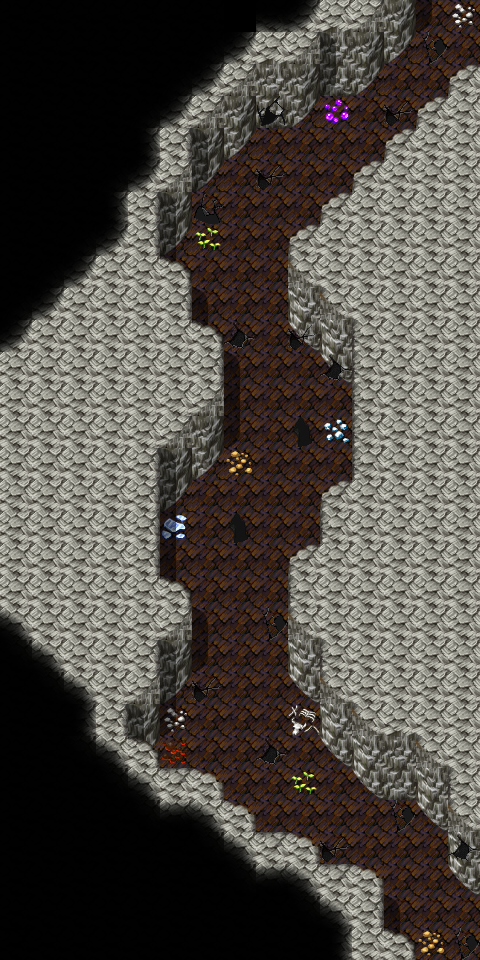

A level layout from a 2D game, rendered from its tile map. Below: a short description, then the map file with tile-grid data replaced by summaries:
An orthogonal 15x30 tile map with 32x32 px tiles, 4 tile layers (Ground, Objects, Above, Top), 11 hidden layers not drawn, 62 tilesets and 28 objects (11x replace, 10x script, 4x mapchange, 3x spawn).

<map version="1.5" tiledversion="1.7.2" orientation="orthogonal" renderorder="right-down" width="15" height="30" tilewidth="32" tileheight="32" infinite="0" nextlayerid="20" nextobjectid="88">
 <tileset firstgid="1" name="map_bed_1" tilewidth="32" tileheight="32" tilecount="128" columns="16">
  <image source="../drawable/map_bed_1.png" width="512" height="256" />
 </tileset>
 <tileset firstgid="129" name="map_border_1" tilewidth="32" tileheight="32" tilecount="128" columns="16">
  <image source="../drawable/map_border_1.png" width="512" height="256" />
 </tileset>
 <tileset firstgid="257" name="map_bridge_1" tilewidth="32" tileheight="32" tilecount="128" columns="16">
  <image source="../drawable/map_bridge_1.png" width="512" height="256" />
 </tileset>
 <tileset firstgid="385" name="map_bridge_2" tilewidth="32" tileheight="32" tilecount="128" columns="16">
  <image source="../drawable/map_bridge_2.png" width="512" height="256" />
 </tileset>
 <tileset firstgid="513" name="map_broken_1" tilewidth="32" tileheight="32" tilecount="128" columns="16">
  <image source="../drawable/map_broken_1.png" width="512" height="256" />
 </tileset>
 <tileset firstgid="641" name="map_cavewall_1" tilewidth="32" tileheight="32" tilecount="108" columns="18">
  <image source="../drawable/map_cavewall_1.png" width="576" height="192" />
 </tileset>
 <tileset firstgid="749" name="map_cavewall_2" tilewidth="32" tileheight="32" tilecount="108" columns="18">
  <image source="../drawable/map_cavewall_2.png" width="576" height="192" />
 </tileset>
 <tileset firstgid="857" name="map_cavewall_3" tilewidth="32" tileheight="32" tilecount="108" columns="18">
  <image source="../drawable/map_cavewall_3.png" width="576" height="192" />
 </tileset>
 <tileset firstgid="965" name="map_cavewall_4" tilewidth="32" tileheight="32" tilecount="108" columns="18">
  <image source="../drawable/map_cavewall_4.png" width="576" height="192" />
 </tileset>
 <tileset firstgid="1073" name="map_chair_table_1" tilewidth="32" tileheight="32" tilecount="128" columns="16">
  <image source="../drawable/map_chair_table_1.png" width="512" height="256" />
 </tileset>
 <tileset firstgid="1201" name="map_chair_table_2" tilewidth="32" tileheight="32" tilecount="128" columns="16">
  <image source="../drawable/map_chair_table_2.png" width="512" height="256" />
 </tileset>
 <tileset firstgid="1329" name="map_crate_1" tilewidth="32" tileheight="32" tilecount="128" columns="16">
  <image source="../drawable/map_crate_1.png" width="512" height="256" />
 </tileset>
 <tileset firstgid="1457" name="map_cupboard_1" tilewidth="32" tileheight="32" tilecount="128" columns="16">
  <image source="../drawable/map_cupboard_1.png" width="512" height="256" />
 </tileset>
 <tileset firstgid="1585" name="map_curtain_1" tilewidth="32" tileheight="32" tilecount="128" columns="16">
  <image source="../drawable/map_curtain_1.png" width="512" height="256" />
 </tileset>
 <tileset firstgid="1713" name="map_entrance_1" tilewidth="32" tileheight="32" tilecount="128" columns="16">
  <image source="../drawable/map_entrance_1.png" width="512" height="256" />
 </tileset>
 <tileset firstgid="1841" name="map_entrance_2" tilewidth="32" tileheight="32" tilecount="128" columns="16">
  <image source="../drawable/map_entrance_2.png" width="512" height="256" />
 </tileset>
 <tileset firstgid="1969" name="map_fence_1" tilewidth="32" tileheight="32" tilecount="128" columns="16">
  <image source="../drawable/map_fence_1.png" width="512" height="256" />
 </tileset>
 <tileset firstgid="2097" name="map_fence_2" tilewidth="32" tileheight="32" tilecount="128" columns="16">
  <image source="../drawable/map_fence_2.png" width="512" height="256" />
 </tileset>
 <tileset firstgid="2225" name="map_fence_3" tilewidth="32" tileheight="32" tilecount="128" columns="16">
  <image source="../drawable/map_fence_3.png" width="512" height="256" />
 </tileset>
 <tileset firstgid="2353" name="map_fence_4" tilewidth="32" tileheight="32" tilecount="128" columns="16">
  <image source="../drawable/map_fence_4.png" width="512" height="256" />
 </tileset>
 <tileset firstgid="2481" name="map_ground_1" tilewidth="32" tileheight="32" tilecount="128" columns="16">
  <image source="../drawable/map_ground_1.png" width="512" height="256" />
 </tileset>
 <tileset firstgid="2609" name="map_ground_2" tilewidth="32" tileheight="32" tilecount="128" columns="16">
  <image source="../drawable/map_ground_2.png" width="512" height="256" />
 </tileset>
 <tileset firstgid="2737" name="map_ground_3" tilewidth="32" tileheight="32" tilecount="128" columns="16">
  <image source="../drawable/map_ground_3.png" width="512" height="256" />
 </tileset>
 <tileset firstgid="2865" name="map_ground_4" tilewidth="32" tileheight="32" tilecount="128" columns="16">
  <image source="../drawable/map_ground_4.png" width="512" height="256" />
 </tileset>
 <tileset firstgid="2993" name="map_ground_5" tilewidth="32" tileheight="32" tilecount="128" columns="16">
  <image source="../drawable/map_ground_5.png" width="512" height="256" />
 </tileset>
 <tileset firstgid="3121" name="map_ground_6" tilewidth="32" tileheight="32" tilecount="128" columns="16">
  <image source="../drawable/map_ground_6.png" width="512" height="256" />
 </tileset>
 <tileset firstgid="3249" name="map_ground_7" tilewidth="32" tileheight="32" tilecount="128" columns="16">
  <image source="../drawable/map_ground_7.png" width="512" height="256" />
 </tileset>
 <tileset firstgid="3377" name="map_ground_8" tilewidth="32" tileheight="32" tilecount="128" columns="16">
  <image source="../drawable/map_ground_8.png" width="512" height="256" />
 </tileset>
 <tileset firstgid="3505" name="map_house_1" tilewidth="32" tileheight="32" tilecount="128" columns="16">
  <image source="../drawable/map_house_1.png" width="512" height="256" />
 </tileset>
 <tileset firstgid="3633" name="map_house_2" tilewidth="32" tileheight="32" tilecount="128" columns="16">
  <image source="../drawable/map_house_2.png" width="512" height="256" />
 </tileset>
 <tileset firstgid="3761" name="map_indoor_1" tilewidth="32" tileheight="32" tilecount="128" columns="16">
  <image source="../drawable/map_indoor_1.png" width="512" height="256" />
 </tileset>
 <tileset firstgid="3889" name="map_indoor_2" tilewidth="32" tileheight="32" tilecount="128" columns="16">
  <image source="../drawable/map_indoor_2.png" width="512" height="256" />
 </tileset>
 <tileset firstgid="4017" name="map_kitchen_1" tilewidth="32" tileheight="32" tilecount="128" columns="16">
  <image source="../drawable/map_kitchen_1.png" width="512" height="256" />
 </tileset>
 <tileset firstgid="4145" name="map_outdoor_1" tilewidth="32" tileheight="32" tilecount="128" columns="16">
  <image source="../drawable/map_outdoor_1.png" width="512" height="256" />
 </tileset>
 <tileset firstgid="4273" name="map_pillar_1" tilewidth="32" tileheight="32" tilecount="128" columns="16">
  <image source="../drawable/map_pillar_1.png" width="512" height="256" />
 </tileset>
 <tileset firstgid="4401" name="map_pillar_2" tilewidth="32" tileheight="32" tilecount="128" columns="16">
  <image source="../drawable/map_pillar_2.png" width="512" height="256" />
 </tileset>
 <tileset firstgid="4529" name="map_plant_1" tilewidth="32" tileheight="32" tilecount="128" columns="16">
  <image source="../drawable/map_plant_1.png" width="512" height="256" />
 </tileset>
 <tileset firstgid="4657" name="map_plant_2" tilewidth="32" tileheight="32" tilecount="128" columns="16">
  <image source="../drawable/map_plant_2.png" width="512" height="256" />
 </tileset>
 <tileset firstgid="4785" name="map_rock_1" tilewidth="32" tileheight="32" tilecount="128" columns="16">
  <image source="../drawable/map_rock_1.png" width="512" height="256" />
 </tileset>
 <tileset firstgid="4913" name="map_rock_2" tilewidth="32" tileheight="32" tilecount="128" columns="16">
  <image source="../drawable/map_rock_2.png" width="512" height="256" />
 </tileset>
 <tileset firstgid="5041" name="map_roof_1" tilewidth="32" tileheight="32" tilecount="128" columns="16">
  <image source="../drawable/map_roof_1.png" width="512" height="256" />
 </tileset>
 <tileset firstgid="5169" name="map_roof_2" tilewidth="32" tileheight="32" tilecount="128" columns="16">
  <image source="../drawable/map_roof_2.png" width="512" height="256" />
 </tileset>
 <tileset firstgid="5297" name="map_roof_3" tilewidth="32" tileheight="32" tilecount="128" columns="16">
  <image source="../drawable/map_roof_3.png" width="512" height="256" />
 </tileset>
 <tileset firstgid="5425" name="map_shop_1" tilewidth="32" tileheight="32" tilecount="128" columns="16">
  <image source="../drawable/map_shop_1.png" width="512" height="256" />
 </tileset>
 <tileset firstgid="5553" name="map_sign_ladder_1" tilewidth="32" tileheight="32" tilecount="128" columns="16">
  <image source="../drawable/map_sign_ladder_1.png" width="512" height="256" />
 </tileset>
 <tileset firstgid="5681" name="map_table_1" tilewidth="32" tileheight="32" tilecount="128" columns="16">
  <image source="../drawable/map_table_1.png" width="512" height="256" />
 </tileset>
 <tileset firstgid="5809" name="map_trail_1" tilewidth="32" tileheight="32" tilecount="128" columns="16">
  <image source="../drawable/map_trail_1.png" width="512" height="256" />
 </tileset>
 <tileset firstgid="5937" name="map_transition_1" tilewidth="32" tileheight="32" tilecount="128" columns="16">
  <image source="../drawable/map_transition_1.png" width="512" height="256" />
 </tileset>
 <tileset firstgid="6065" name="map_transition_2" tilewidth="32" tileheight="32" tilecount="128" columns="16">
  <image source="../drawable/map_transition_2.png" width="512" height="256" />
 </tileset>
 <tileset firstgid="6193" name="map_transition_3" tilewidth="32" tileheight="32" tilecount="128" columns="16">
  <image source="../drawable/map_transition_3.png" width="512" height="256" />
 </tileset>
 <tileset firstgid="6321" name="map_transition_4" tilewidth="32" tileheight="32" tilecount="128" columns="16">
  <image source="../drawable/map_transition_4.png" width="512" height="256" />
 </tileset>
 <tileset firstgid="6449" name="map_transition_5" tilewidth="32" tileheight="32" tilecount="128" columns="16">
  <image source="../drawable/map_transition_5.png" width="512" height="256" />
 </tileset>
 <tileset firstgid="6577" name="map_tree_1" tilewidth="32" tileheight="32" tilecount="128" columns="16">
  <image source="../drawable/map_tree_1.png" width="512" height="256" />
 </tileset>
 <tileset firstgid="6705" name="map_tree_2" tilewidth="32" tileheight="32" tilecount="128" columns="16">
  <image source="../drawable/map_tree_2.png" width="512" height="256" />
 </tileset>
 <tileset firstgid="6833" name="map_wall_1" tilewidth="32" tileheight="32" tilecount="128" columns="16">
  <image source="../drawable/map_wall_1.png" width="512" height="256" />
 </tileset>
 <tileset firstgid="6961" name="map_wall_2" tilewidth="32" tileheight="32" tilecount="120" columns="15">
  <image source="../drawable/map_wall_2.png" width="480" height="256" />
 </tileset>
 <tileset firstgid="7081" name="map_wall_3" tilewidth="32" tileheight="32" tilecount="120" columns="15">
  <image source="../drawable/map_wall_3.png" width="480" height="256" />
 </tileset>
 <tileset firstgid="7201" name="map_wall_4" tilewidth="32" tileheight="32" tilecount="120" columns="15">
  <image source="../drawable/map_wall_4.png" width="480" height="256" />
 </tileset>
 <tileset firstgid="7321" name="map_window_1" tilewidth="32" tileheight="32" tilecount="128" columns="16">
  <image source="../drawable/map_window_1.png" width="512" height="256" />
 </tileset>
 <tileset firstgid="7449" name="map_window_2" tilewidth="32" tileheight="32" tilecount="128" columns="16">
  <image source="../drawable/map_window_2.png" width="512" height="256" />
 </tileset>
 <tileset firstgid="7577" name="map_guynmart" tilewidth="32" tileheight="32" tilecount="128" columns="16">
  <image source="../drawable/map_guynmart.png" width="512" height="256" />
 </tileset>
 <tileset firstgid="7705" name="map_ratdom" tilewidth="32" tileheight="32" tilecount="108" columns="18">
  <image source="../drawable/map_ratdom.png" width="576" height="192" />
 </tileset>
 <layer id="1" name="Ground" width="15" height="30">
  <data>[450 cells, 450 non-empty, 16 distinct tile ids]</data>
 </layer>
 <layer id="2" name="Objects" width="15" height="30">
  <data>[450 cells, 153 non-empty, 23 distinct tile ids]</data>
 </layer>
 <layer id="3" name="Above" width="15" height="30">
  <data>[450 cells, 28 non-empty, 5 distinct tile ids]</data>
 </layer>
 <layer id="4" name="Top" width="15" height="30">
  <data>[450 cells, 0 non-empty, 0 distinct tile ids]</data>
 </layer>
 <layer id="5" name="Light10" width="15" height="30" visible="0">
  <data>[450 cells, 450 non-empty, 1 distinct tile ids]</data>
 </layer>
 <layer id="6" name="Light1" width="15" height="30" visible="0">
  <data>[450 cells, 351 non-empty, 9 distinct tile ids]</data>
 </layer>
 <layer id="7" name="Light2" width="15" height="30" visible="0">
  <data>[450 cells, 361 non-empty, 8 distinct tile ids]</data>
 </layer>
 <layer id="8" name="Light3" width="15" height="30" visible="0">
  <data>[450 cells, 332 non-empty, 6 distinct tile ids]</data>
 </layer>
 <layer id="9" name="Light4" width="15" height="30" visible="0">
  <data>[450 cells, 330 non-empty, 7 distinct tile ids]</data>
 </layer>
 <layer id="10" name="Light5" width="15" height="30" visible="0">
  <data>[450 cells, 285 non-empty, 9 distinct tile ids]</data>
 </layer>
 <layer id="11" name="Light6" width="15" height="30" visible="0">
  <data>[450 cells, 238 non-empty, 11 distinct tile ids]</data>
 </layer>
 <layer id="12" name="Walkable" width="15" height="30" visible="0">
  <data>[450 cells, 347 non-empty, 1 distinct tile ids]</data>
 </layer>
 <layer id="13" name="Light7" width="15" height="30" visible="0">
  <data>[450 cells, 231 non-empty, 8 distinct tile ids]</data>
 </layer>
 <layer id="14" name="Light8" width="15" height="30" visible="0">
  <data>[450 cells, 0 non-empty, 0 distinct tile ids]</data>
 </layer>
 <layer id="15" name="Compass" width="15" height="30" visible="0">
  <data>[450 cells, 450 non-empty, 2 distinct tile ids]</data>
 </layer>
 <objectgroup id="16" name="Mapevents" visible="0">
  <object id="72" name="south2" type="mapchange" x="416" y="896" width="64" height="64">
   <properties>
    <property name="map" value="ratdom_maze_434" />
    <property name="place" value="north1" />
   </properties>
  </object>
  <object id="73" name="south1" type="mapchange" x="0" y="896" width="64" height="64">
   <properties>
    <property name="map" value="ratdom_maze_433" />
    <property name="place" value="north2" />
   </properties>
  </object>
  <object id="74" name="north2" type="mapchange" x="416" y="0" width="64" height="64">
   <properties>
    <property name="map" value="ratdom_maze_414" />
    <property name="place" value="south1" />
   </properties>
  </object>
  <object id="75" name="north1" type="mapchange" x="0" y="0" width="64" height="64">
   <properties>
    <property name="map" value="ratdom_maze_413" />
    <property name="place" value="south2" />
   </properties>
  </object>
  <object id="76" name="ratdom_maze_light1" type="script" x="0" y="0" width="128" height="192">
   <properties>
    <property name="when" value="always" />
   </properties>
  </object>
  <object id="77" name="ratdom_maze_light2" type="script" x="352" y="0" width="128" height="192">
   <properties>
    <property name="when" value="always" />
   </properties>
  </object>
  <object id="78" name="ratdom_maze_light3" type="script" x="0" y="768" width="128" height="192">
   <properties>
    <property name="when" value="always" />
   </properties>
  </object>
  <object id="79" name="ratdom_maze_light4" type="script" x="352" y="768" width="128" height="192">
   <properties>
    <property name="when" value="always" />
   </properties>
  </object>
  <object id="38" name="ratdom_maze_light5" type="script" x="128" y="96" width="224" height="192">
   <properties>
    <property name="when" value="always" />
   </properties>
  </object>
  <object id="39" name="ratdom_maze_light6" type="script" x="128" y="639" width="224" height="256">
   <properties>
    <property name="when" value="always" />
   </properties>
  </object>
  <object id="47" name="ratdom_maze_light7" type="script" x="160" y="288" width="192" height="352">
   <properties>
    <property name="when" value="always" />
   </properties>
  </object>
  <object id="69" name="ratdom_rat_conv1" type="script" x="224" y="320" width="64" height="32" />
  <object id="70" name="ratdom_rat_conv2" type="script" x="224" y="416" width="128" height="32" />
  <object id="71" name="ratdom_rat_conv3" type="script" x="192" y="608" width="96" height="32" />
 </objectgroup>
 <objectgroup id="17" name="Spawn" visible="0">
  <object id="50" name="ratdom_rat" type="spawn" x="224" y="0" width="32" height="32" />
  <object id="44" name="ratdom_m5" type="spawn" x="160" y="288" width="192" height="416">
   <properties>
    <property name="quantity" value="2" />
    <property name="spawngroup" value="ratdom_m5" />
   </properties>
  </object>
  <object id="46" name="ratdom_maze_rat" type="spawn" x="288" y="704" width="96" height="160">
   <properties>
    <property name="quantity" value="1" />
    <property name="spawngroup" value="ratdom_maze_rat" />
   </properties>
  </object>
 </objectgroup>
 <objectgroup id="18" name="Keys" visible="0" />
 <objectgroup id="19" name="Replace" visible="0">
  <object id="27" name="ratdom_maze:10" type="replace" x="0" y="0" width="480" height="960" visible="0">
   <properties>
    <property name="Top" value="Light10" />
    <property name="requireId" value="ratdom_maze" />
    <property name="requireType" value="questProgress" />
    <property name="requireValue" value="10" />
   </properties>
  </object>
  <object id="80" name="ratdom_maze:1" type="replace" x="0" y="0" width="480" height="960" visible="0">
   <properties>
    <property name="Top" value="Light1" />
    <property name="requireId" value="ratdom_maze" />
    <property name="requireType" value="questProgress" />
    <property name="requireValue" value="1" />
   </properties>
  </object>
  <object id="81" name="ratdom_maze:2" type="replace" x="0" y="0" width="480" height="960" visible="0">
   <properties>
    <property name="Top" value="Light2" />
    <property name="requireId" value="ratdom_maze" />
    <property name="requireType" value="questProgress" />
    <property name="requireValue" value="2" />
   </properties>
  </object>
  <object id="82" name="ratdom_maze:3" type="replace" x="0" y="0" width="480" height="960" visible="0">
   <properties>
    <property name="Top" value="Light3" />
    <property name="requireId" value="ratdom_maze" />
    <property name="requireType" value="questProgress" />
    <property name="requireValue" value="3" />
   </properties>
  </object>
  <object id="83" name="ratdom_maze:4" type="replace" x="0" y="0" width="480" height="960" visible="0">
   <properties>
    <property name="Top" value="Light4" />
    <property name="requireId" value="ratdom_maze" />
    <property name="requireType" value="questProgress" />
    <property name="requireValue" value="4" />
   </properties>
  </object>
  <object id="25" name="ratdom_maze:5" type="replace" x="0" y="0" width="480" height="960" visible="0">
   <properties>
    <property name="Top" value="Light5" />
    <property name="requireId" value="ratdom_maze" />
    <property name="requireType" value="questProgress" />
    <property name="requireValue" value="5" />
   </properties>
  </object>
  </objectgroup>
</map>
<!-- 5 of 28 objects omitted -->
